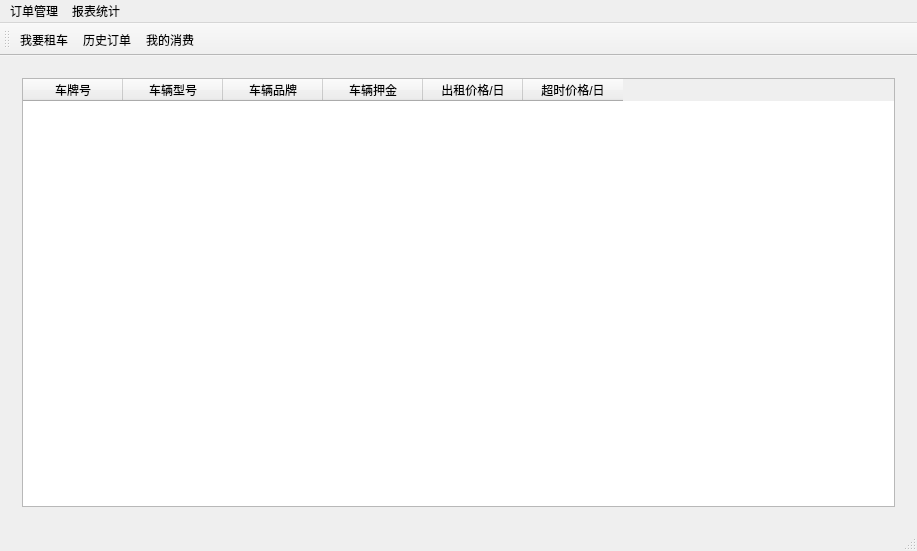
<?xml version="1.0" encoding="UTF-8"?>
<ui version="4.0">
 <class>MainWindow</class>
 <widget class="QMainWindow" name="MainWindow">
  <property name="geometry">
   <rect>
    <x>0</x>
    <y>0</y>
    <width>917</width>
    <height>551</height>
   </rect>
  </property>
  <property name="windowTitle">
   <string>天隆汽车租赁</string>
  </property>
  <widget class="QWidget" name="centralWidget">
   <layout class="QGridLayout" name="gridLayout">
    <item row="0" column="0">
     <widget class="QStackedWidget" name="stackedWidget">
      <property name="currentIndex">
       <number>0</number>
      </property>
      <widget class="QWidget" name="rentPage">
       <layout class="QGridLayout" name="gridLayout_2">
        <item row="0" column="0">
         <widget class="QTableWidget" name="tableWidgetCarInfo">
          <property name="selectionMode">
           <enum>QAbstractItemView::SingleSelection</enum>
          </property>
          <property name="selectionBehavior">
           <enum>QAbstractItemView::SelectRows</enum>
          </property>
          <property name="sortingEnabled">
           <bool>true</bool>
          </property>
          <column>
           <property name="text">
            <string>车牌号</string>
           </property>
          </column>
          <column>
           <property name="text">
            <string>车辆型号</string>
           </property>
          </column>
          <column>
           <property name="text">
            <string>车辆品牌</string>
           </property>
          </column>
          <column>
           <property name="text">
            <string>车辆押金</string>
           </property>
          </column>
          <column>
           <property name="text">
            <string>出租价格/日</string>
           </property>
          </column>
          <column>
           <property name="text">
            <string>超时价格/日</string>
           </property>
          </column>
         </widget>
        </item>
       </layout>
      </widget>
      <widget class="QWidget" name="historyPage">
       <widget class="QLabel" name="label_2">
        <property name="geometry">
         <rect>
          <x>20</x>
          <y>10</y>
          <width>72</width>
          <height>15</height>
         </rect>
        </property>
        <property name="text">
         <string>历史订单</string>
        </property>
       </widget>
      </widget>
      <widget class="QWidget" name="sheetPage">
       <widget class="QLabel" name="label_3">
        <property name="geometry">
         <rect>
          <x>10</x>
          <y>10</y>
          <width>72</width>
          <height>15</height>
         </rect>
        </property>
        <property name="text">
         <string>我的消费</string>
        </property>
       </widget>
      </widget>
     </widget>
    </item>
   </layout>
  </widget>
  <widget class="QMenuBar" name="menuBar">
   <property name="geometry">
    <rect>
     <x>0</x>
     <y>0</y>
     <width>917</width>
     <height>26</height>
    </rect>
   </property>
   <widget class="QMenu" name="menuOrder">
    <property name="title">
     <string>订单管理</string>
    </property>
    <addaction name="actionRentCar"/>
    <addaction name="separator"/>
    <addaction name="actionHistoryOrder"/>
   </widget>
   <widget class="QMenu" name="menu_2">
    <property name="title">
     <string>报表统计</string>
    </property>
    <addaction name="actionSheet"/>
   </widget>
   <addaction name="menuOrder"/>
   <addaction name="menu_2"/>
  </widget>
  <widget class="QToolBar" name="mainToolBar">
   <attribute name="toolBarArea">
    <enum>TopToolBarArea</enum>
   </attribute>
   <attribute name="toolBarBreak">
    <bool>false</bool>
   </attribute>
   <addaction name="actionRentCar"/>
   <addaction name="actionHistoryOrder"/>
   <addaction name="actionSheet"/>
  </widget>
  <widget class="QStatusBar" name="statusBar"/>
  <action name="actionRentCar">
   <property name="text">
    <string>我要租车</string>
   </property>
  </action>
  <action name="actionHistoryOrder">
   <property name="text">
    <string>历史订单</string>
   </property>
  </action>
  <action name="actionSheet">
   <property name="text">
    <string>我的消费</string>
   </property>
  </action>
 </widget>
 <layoutdefault spacing="6" margin="11"/>
 <resources/>
 <connections/>
</ui>
